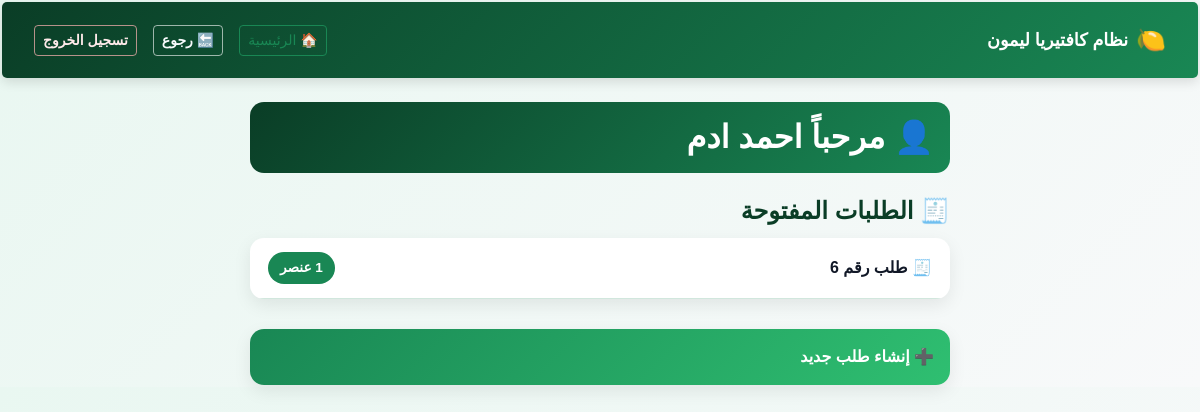
The app's page /staff/dashboard/cashier/ (signed in), older data.
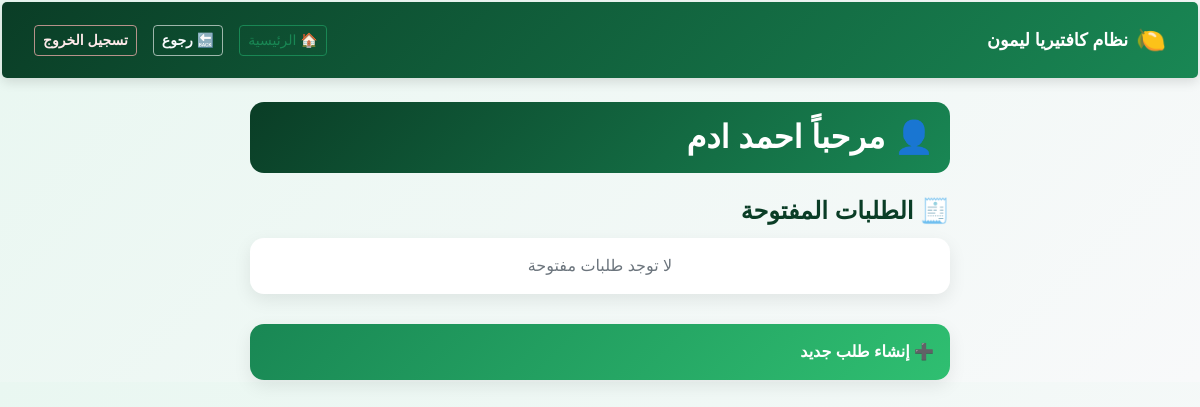
The same page, newer data.
### sales/models.py (models this page shows, shortened)
class Ticket(models.Model):
    PAYMENT_CHOICES = (
        ('cash', 'نقداً'),
        ('transfer', 'تحويل'),
    )
    STATUS_CHOICES = (
        ('open', 'مفتوح'),
        ('closed', 'مغلق'),
    )
    cashier = models.ForeignKey(
        settings.AUTH_USER_MODEL,
        on_delete=models.CASCADE,
        verbose_name="الكاشير"
    )
    status = models.CharField(
        max_length=10,
        choices=STATUS_CHOICES,
        default='open'
    )
    payment_method = models.CharField(
        max_length=10,
        choices=PAYMENT_CHOICES,
        null=True,
        blank=True
    )
    transfer_number = models.CharField(
        max_length=50,
        null=True,
        blank=True
    )
    ref = models.CharField(max_length=30, unique=True, blank=True, null=True)
    created_at = models.DateTimeField(auto_now_add=True)

### staff/views.py (the view)
# urls.py: path('dashboard/cashier/', views.cashier_dashboard, name='cashier_dashboard'),
@login_required
def cashier_dashboard(request):
    open_tickets = Ticket.objects.filter(
        cashier=request.user,
        status='open',
        items__isnull=False
    ).distinct().order_by('-created_at')
    return render(request, 'staff/cashier_dashboard.html', {
        'open_ticket': open_tickets
    })

### templates/staff/cashier_dashboard.html (shortened to what this page needs)
{% extends "base.html" %}
{% load static %}
{% block content %}
<link rel="stylesheet" href="{% static 'css/cashier-dashboard.css' %}">
<div class="cashier-dashboard">
    <h2 class="dashboard-title">
        👤 مرحباً {{ user.full_name }}
    </h2>
    <h4 class="section-title">🧾 الطلبات المفتوحة</h4>
    <div class="ticket-list">
        {% for ticket in open_ticket %}
            <a href="{% url 'sales:pos' ticket.id %}" class="ticket-item">
                <span class="ticket-label">
                    🧾 طلب رقم {{ ticket.id }}
                </span>
                <span class="ticket-badge">
                    {{ ticket.items.count }} عنصر
                </span>
            </a>
        {% empty %}
            <div class="ticket-empty">
                لا توجد طلبات مفتوحة
            </div>
        {% endfor %}
    </div>
    <div class="action-list">
        <a href="{% url 'sales:create_ticket' %}" class="action-item action-success">
            ➕ إنشاء طلب جديد
        </a>
    </div>
</div>
{% endblock %}

Row changes from the older to the newer data that the page shows:
no longer on this page (row edited): Ticket: id "6"
Text that changed along with them:
text now shown: "لا توجد طلبات مفتوحة"
